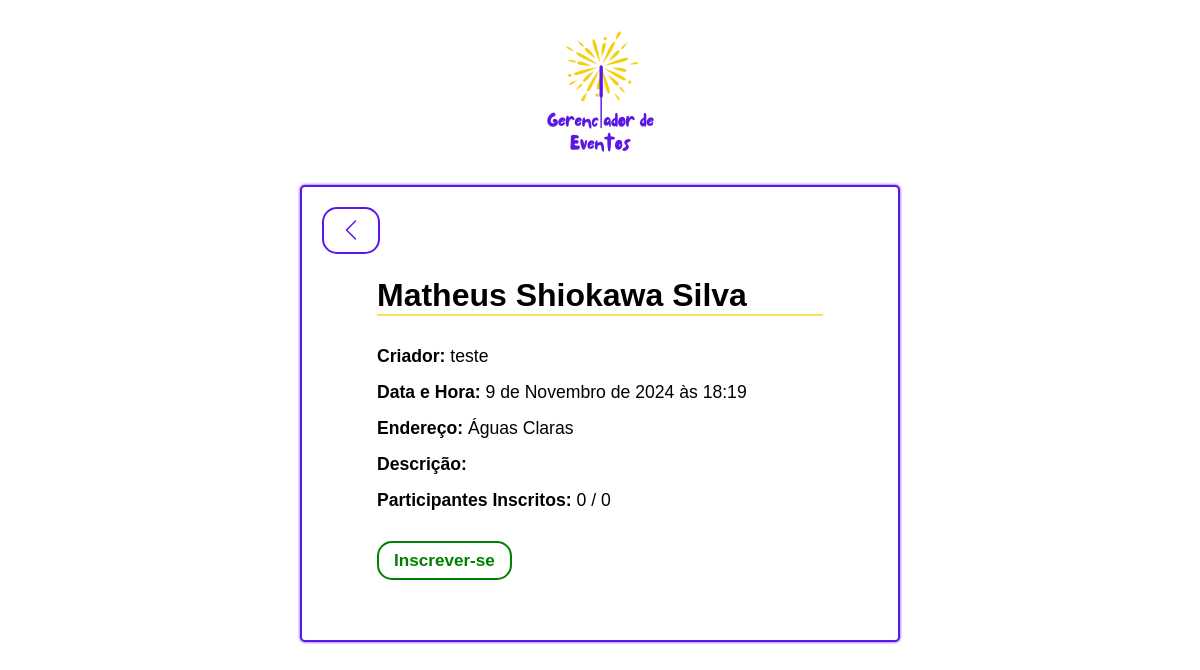
The page /eventos/evento/20/ on the database its author committed.
### eventos/models.py (models this page shows)
class Evento(models.Model):
    nome = models.CharField(max_length=100)
    data_hora = models.DateTimeField()
    endereco = models.CharField(max_length=255)
    descricao = models.TextField(blank=True, null=True)
    limite_convidados = models.PositiveIntegerField()
    visibilidade = models.CharField(max_length=7, choices=[('publico', 'Público'), ('privado', 'Privado')])
    criador = models.ForeignKey(Usuario, on_delete=models.CASCADE)
    convidados = models.ManyToManyField(Usuario, related_name='eventos_inscritos', blank=True)

### usuarios/models.py (models this page shows)
class Usuario(AbstractUser):
    data_nascimento = models.DateField(null=True, blank=True)
    sexo = models.CharField(max_length=1, choices=[('M', 'Masculino'), ('F', 'Feminino')])

### eventos/views.py (the view)
# urls.py: path('evento/<int:evento_id>/', views.detalhes_evento, name='detalhes_evento'),
def detalhes_evento(request, evento_id):
    evento = get_object_or_404(Evento, id=evento_id)
    return render(request, 'eventos/detalhes_evento.html', {'evento': evento})

### eventos/templates/eventos/detalhes_evento.html (shortened to what this page needs)
<!DOCTYPE html>
<html lang="pt-br">
<head>
    <link rel="stylesheet" href="https://cdn.jsdelivr.net/npm/bootstrap-icons/font/bootstrap-icons.css">
    {% load static %}
    <link rel="stylesheet" href="{% static 'setup/estilo_padrao.css' %}">
    <link rel="stylesheet" href="{% static 'css/detalhes_evento.css' %}">
</head>
<body>
    <img src="{% static 'images/event-manager.png' %}" alt="Logo Gerenciador de Eventos">
    <div class="event-details">
        <a href="{% url 'pagina_principal' %}" class="btn-voltar">
            <i class="bi bi-chevron-left"></i>
        </a>
        <h1>{{ evento.nome }}</h1>
        <hr class="hr-eventos">
        {% if evento.criador != request.user %}
            <p><strong>Criador:</strong> {{ evento.criador.username }}</p>
        {% endif %}
        <p><strong>Data e Hora:</strong> {{ evento.data_hora }}</p>
        <p><strong>Endereço:</strong> {{ evento.endereco }}</p>
        <p><strong>Descrição:</strong> {{ evento.descricao }}</p>
        <p><strong>Participantes Inscritos:</strong> {{ evento.convidados.count }} / {{ evento.limite_convidados }}</p>
        <div class="botoes">
            {% if evento.criador == request.user %}
                <a href="{% url 'editar_evento' evento.id %}" class="btn-editar">
                    <i class="bi bi-pencil-square"></i>
                </a>
                <form method="post" action="{% url 'deletar_evento' evento.id %}">
                    {% csrf_token %}
                    <button type="submit" class="btn-deletar">
                        <i class="bi bi-trash3"></i>
                    </button>
                </form>
            {% elif request.user in evento.convidados.all %}
                <form method="post" action="{% url 'desinscrever_evento' evento.id %}">
                    {% csrf_token %}
                    <button type="submit" class="btn-desinscrever">Desinscrever-se</button>
                </form>
            {% else %}
                <form method="post" action="{% url 'inscrever_evento' evento.id %}">
                    <button type="submit" class="btn-inscrever">Inscrever-se</button>
                </form>
            {% endif %}
        </div>
    </div>
</body>
</html>

### setup/static/setup/estilo_padrao.css (style rules this page uses)
:root { --roxo: #5E17EB; --roxo-hover: #6f27ff; --amarelo: #f6d30ba9; }
* { margin: 0; padding: 0; box-sizing: border-box; }
body { font-family: 'Nunito', sans-serif; }
.hr-eventos { margin-bottom: 30px; border: 1px solid var(--amarelo); }

### eventos/static/css/detalhes_evento.css (style rules this page uses)
body { display: flex; flex-direction: column; height: 100vh; }
img { align-self: center; width: 125px; padding-block: 30px; }
.event-details { position: relative; align-self: center; width: 50%; padding: 90px 75px 60px 75px; background-color: #fff; border-radius: 5px; box-shadow: 0 0 3px var(--roxo); border: 2px solid var(--roxo); }
.hr-eventos { margin-bottom: 30px; }
.event-details p { margin-bottom: 15px; font-size: 1.1em; }
.event-details p:last-of-type { margin-bottom: 30px; }
.botoes { display: flex; gap: 30px; }
.btn-editar, .btn-deletar, .btn-inscrever, .btn-desinscrever, .btn-voltar { display: inline-block; cursor: pointer; padding: 7.5px 15px; font-size: 1.5em; text-decoration: none; border-radius: 15px; font-weight: bolder; color: var(--roxo); background-color: white; border: 2px solid var(--roxo); transition: 0.3s; }
.btn-voltar { position: absolute; top: 20px; left: 20px; }
.btn-inscrever { color: green; border: 2px solid green; font-size: 1.07em; }

### rows shown on the page
Evento: nome "Matheus Shiokawa Silva", criador.username "teste", data_hora "9 de Novembro de 2024 às 18:19", endereco "Águas Claras", convidados.count "0", limite_convidados "0"
